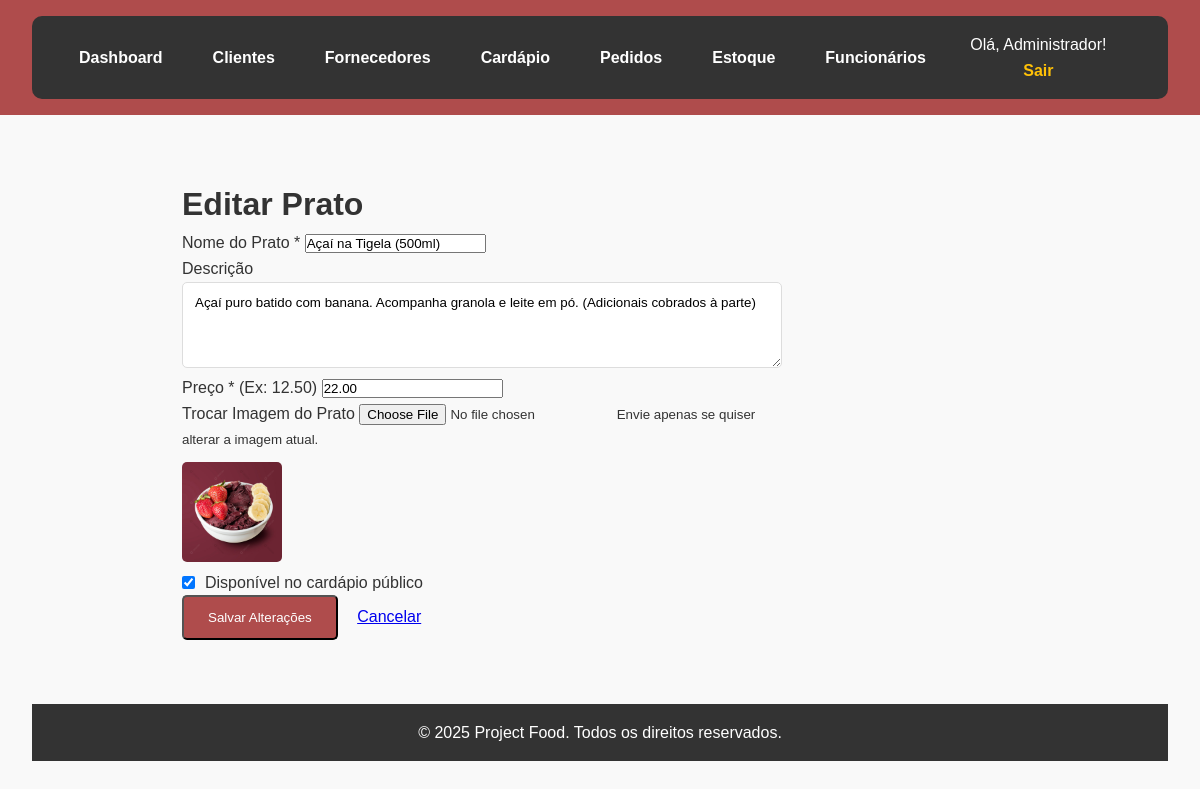
Screenshot of /cardapio_editar.php?id=3 (signed in) with the database file from the repository.
### tables this page shows
CREATE TABLE `cardapio_pratos` (
  `id` int NOT NULL,
  `nome` varchar(150) NOT NULL,
  `descricao` text,
  `preco` decimal(10,2) NOT NULL DEFAULT '0.00',
  `imagem_url` varchar(255) DEFAULT NULL,
  `disponivel` tinyint(1) NOT NULL DEFAULT '1'
);

### src/cardapio_editar.php (the view, shortened to what this page needs)
<?php
require_once(__DIR__ . '/includes/db_connect.php');
$prato_id = $_GET['id'] ?? 0;
$nome = ""; $descricao = ""; $preco = ""; $disponivel = 1; $imagem_url_antiga = "";
$errors = [];
if ($_SERVER["REQUEST_METHOD"] != "POST" || !empty($errors)) {
    try {
        $stmt = $pdo->prepare("SELECT * FROM cardapio_pratos WHERE id = ?");
        $stmt->execute([$prato_id]);
        $prato = $stmt->fetch(PDO::FETCH_ASSOC);
        if ($prato) {
            $nome = $prato['nome'];
            $descricao = $prato['descricao'];
            $preco = $prato['preco'];
            $disponivel = $prato['disponivel'];
            $imagem_url_antiga = $prato['imagem_url'];
        } else {
            header("Location: cardapio_admin.php?feedback=" . urlencode("Erro: Prato não encontrado."));
            exit;
        }
    } catch (PDOException $e) {
        header("Location: cardapio_admin.php?feedback=" . urlencode("Erro ao buscar prato: " . $e->getMessage()));
        exit;
    }
}
include(__DIR__ . '/includes/header.php');
?>
<main>
    <div class="form-container" style="max-width: 600px;">
        <h1>Editar Prato</h1>
        <form action="cardapio_editar.php?id=<?php echo $prato_id; ?>" method="POST" enctype="multipart/form-data">
            <div class="form-group">
                <label for="nome">Nome do Prato *</label>
                <input type="text" id="nome" name="nome" value="<?php echo htmlspecialchars($nome); ?>" required>
            </div>
            <div class="form-group">
                <label for="descricao">Descrição</label>
                <textarea id="descricao" name="descricao" rows="4" style="width: 100%; padding: 0.75rem; border: 1px solid #ddd; border-radius: 5px; box-sizing: border-box;"><?php echo htmlspecialchars($descricao); ?></textarea>
            </div>
            <div class="form-group">
                <label for="preco">Preço * (Ex: 12.50)</label>
                <input type="number" step="0.01" id="preco" name="preco" value="<?php echo htmlspecialchars($preco); ?>" required>
            </div>
            <div class="form-group">
                <label for="imagem">Trocar Imagem do Prato</label>
                <input type="file" id="imagem" name="imagem" accept="image/jpeg, image/png, image/webp">
                <small>Envie apenas se quiser alterar a imagem atual.</small>
                <?php if (!empty($imagem_url_antiga)): ?>
                    <div style="margin-top: 10px;">
                        <img src="/<?php echo htmlspecialchars($imagem_url_antiga); ?>" alt="Imagem Atual" style="width: 100px; height: auto; border-radius: 5px;">
                    </div>
                <?php endif; ?>
            </div>
            <div class="form-group" style="display: flex; align-items: center; gap: 10px;">
                <input type="checkbox" id="disponivel" name="disponivel" value="1" <?php echo $disponivel ? 'checked' : ''; ?>>
                <label for="disponivel" style="margin-bottom: 0; font-weight: normal;">Disponível no cardápio público</label>
            </div>
            <button type="submit" class="btn">Salvar Alterações</button>
            <a href="cardapio_admin.php" style="margin-left: 15px;">Cancelar</a>
        </form>
    </div>
</main>
<?php
include(__DIR__ . '/includes/footer.php');
?>

### src/styles.css (style rules this page uses)
* { margin: 0; padding: 0; box-sizing: border-box; font-family: Arial, Helvetica, sans-serif; }
body { background-image: url(https://grupokallas.com.br/wp-content/uploads/2025/07/Osteria-Zucco-em-Moema-SP-1-1024x683.webp); background-size: cover; background-position: center; background-repeat: no-repeat; background-color: #f9f9f9; color: #333; line-height: 1.6; }
main { padding: 2rem; max-width: 900px; margin: auto; }
.btn { background-color: #af4c4c; color: white; padding: 0.8rem 1.5rem; text-decoration: none; border-radius: 5px; transition: background 0.9s ease, transform 0.9s ease; }

### rows the page displays
cardapio_pratos: nome "Açaí na Tigela (500ml)", descricao "Açaí puro batido com banana. Acompanha granola e leite em pó. (Adicionais cobrados à parte)", preco "22.00", imagem_url (picture), disponivel "☑"

### other values shown
$_SESSION['funcionario_nome'] "Administrador"
